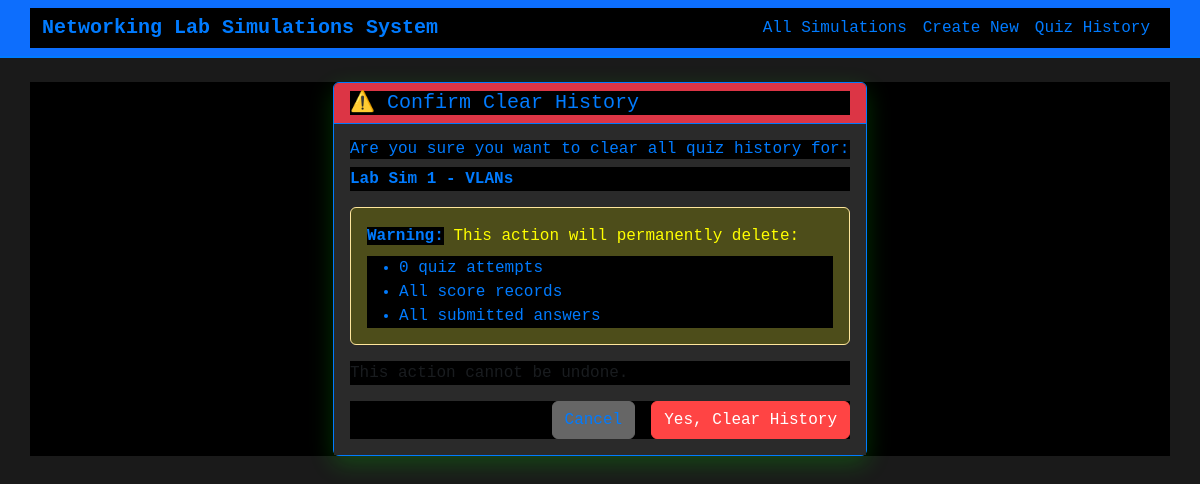
Before: /simulation/1/clear_history/ with the older database file.
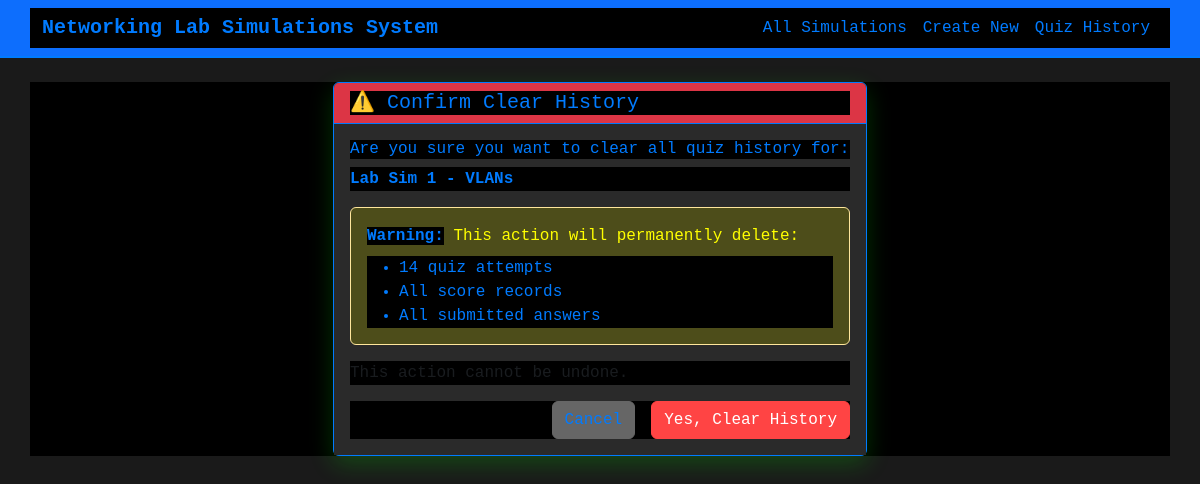
After: the same page with the newer database file.
### lab_simulations/models.py (models this page shows, shortened)
class LabSimulation(models.Model):
    title = models.CharField(max_length=200)
    image = models.ImageField(upload_to='uploads/', help_text="Upload network topology image")
    task = models.TextField(help_text="Enter the task description")
    questions = models.TextField(help_text="Enter the questions (one per line or paragraph)")
    lab_answers = models.TextField(help_text="Enter the correct lab answers")
    user_answers = models.TextField(blank=True, help_text="User's submitted answers")
    created_at = models.DateTimeField(auto_now_add=True)
    updated_at = models.DateTimeField(auto_now=True)
    class Meta:
        ordering = ['-created_at']
    _COMMAND_EQUIVALENCIES = {
        'copy running-config startup-config': 'wr',
        'copy running-config start-up-config': 'wr',
        'copy running start': 'wr',
        'write memory': 'wr',
        'write mem': 'wr',
        'wr': 'wr',
        'configure terminal': 'conf t',
        'config t': 'conf t',
        'conf t': 'conf t',
        'interface': 'int',
        'int': 'int',
        'enable': 'en',
        'en': 'en',
        'no shutdown': 'no shut',
        'no shut': 'no shut',
        'exit': 'exit',
        'end': 'end',
        'line': 'line',
    }
    _SORTED_EQUIVALENCY_KEYS = sorted(_COMMAND_EQUIVALENCIES.keys(), key=len, reverse=True)
    def get_attempt_count(self):
        return self.attempts.count()

### lab_simulations/views.py (the view)
# urls.py: path('simulation/<int:pk>/clear_history/', views.clear_quiz_history, name='clear_quiz_history'),
def clear_quiz_history(request, pk):
    simulation = get_object_or_404(LabSimulation, pk=pk)
    if request.method == 'POST':
        count, _ = simulation.attempts.all().delete()
        messages.success(request, f'{count} quiz attempts for "{simulation.title}" cleared successfully.')
        return redirect('quiz_history')
    context = {
        'simulation': simulation,
    }
    return render(request, 'lab_simulations/clear_history_confirm.html', context)

### lab_simulations/templates/lab_simulations/clear_history_confirm.html (shortened to what this page needs)
{% extends 'lab_simulations/base.html' %}
{% block content %}
<div class="container mt-4">
    <div class="row justify-content-center">
        <div class="col-md-6">
            <div class="card">
                <div class="card-header bg-danger text-white">
                    <h5 class="mb-0">⚠️ Confirm Clear History</h5>
                </div>
                <div class="card-body">
                    <h6>Are you sure you want to clear all quiz history for:</h6>
                    <p class="fw-bold">{{ simulation.title }}</p>
                    <div class="alert alert-warning">
                        <strong>Warning:</strong> This action will permanently delete:
                        <ul class="mb-0 mt-2">
                            <li>{{ simulation.get_attempt_count }} quiz attempts</li>
                            <li>All score records</li>
                            <li>All submitted answers</li>
                        </ul>
                    </div>
                    <p class="text-muted">This action cannot be undone.</p>
                    <form method="post">
                        <div class="d-grid gap-2 d-md-flex justify-content-md-end">
                            <a href="{% url 'simulation_detail' simulation.pk %}" class="btn btn-secondary me-md-2">Cancel</a>
                            <button type="submit" class="btn btn-danger">Yes, Clear History</button>
                        </div>
                    </form>
                </div>
            </div>
        </div>
    </div>
</div>
{% endblock %}

Changed rows visible on the page:
changed LabSimulation "Lab Sim 1 - VLANs": get_attempt_count "0" → "14"
